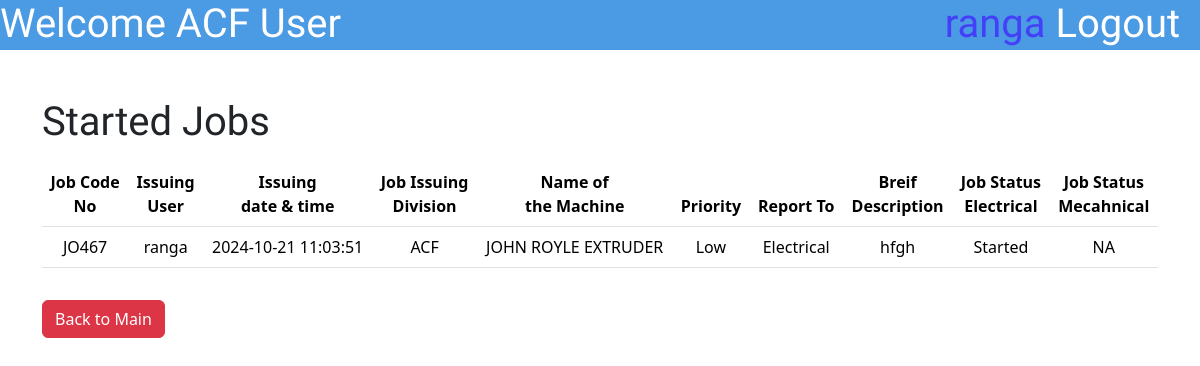
Page /PUser/StartedJobsPuser.php (signed in) on the earlier database version.
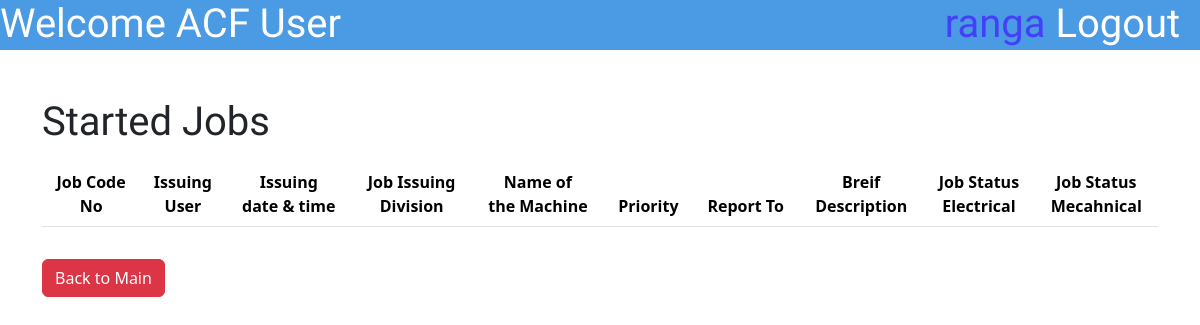
Same page on the later database version.
### tables this page shows
CREATE TABLE `jobdatasheet` (
  `id` int(10) NOT NULL,
  `JobCodeNo` varchar(100) NOT NULL,
  `JobPostingDateTime` varchar(50) NOT NULL,
  `JobPostingDev` enum('ACF','CCF','DR','Flexible','Aluminium Rodmill','Ceylon Copper','Drum Yard','Carpentry','Bail Room') NOT NULL,
  `MachineName` varchar(255) NOT NULL,
  `Priority` enum('High','Low','Critical','') NOT NULL,
  `ReportTo` enum('Electrical','Mechanical','Both','') NOT NULL,
  `BDescription` varchar(500) NOT NULL,
  `Username` varchar(50) NOT NULL,
  `JobStatusE` enum('Pending','Started','Finished','Approved','NA') NOT NULL,
  `JobStatusM` enum('Pending','Started','Finished','Approved','NA') NOT NULL,
  `ManPowerInvolved` varchar(1000) DEFAULT NULL,
  `Approval` enum('Pending Approval','Not Approved','Approved','') NOT NULL,
  `FinishedCommentE` varchar(255) DEFAULT NULL,
  `FinishedCommentM` varchar(500) DEFAULT NULL,
  `TransferCommentE` varchar(500) DEFAULT NULL,
  `TransferCommentM` varchar(500) DEFAULT NULL,
  `ApproveComment` varchar(1000) DEFAULT NULL,
  `DisapproveComment` varchar(1000) DEFAULT NULL,
  `DownTime` varchar(500) DEFAULT NULL,
  `TryCount` int(10) DEFAULT NULL
);

### PUser/StartedJobsPuser.php (the view, shortened to what this page needs)
<?php
include '../connect.php';
?>
<!DOCTYPE html>
<html lang="en">
<head>
    <link href="https://cdn.jsdelivr.net/npm/bootstrap@5.3.3/dist/css/bootstrap.min.css" rel="stylesheet"
>
    <link rel="stylesheet" href="\MaintananceJobCard\styles\SubmitJobstyle.css">
</head>
<body>
    <div class="topbar">
        <h1 class="topbar-text">Welcome <?php echo $_SESSION['workplace']?> User</h1>
        <a href="\MaintananceJobCard\logout.php">
            <h1 class="topbar-logout">Logout &nbsp</h1>
        </a>
        <h1 class="topbar-username"><?php echo $_SESSION['username'] ?>&nbsp</h1>
    </div>
    <div class="container mt-5 ">
        <div class="mt-5">
            <h1>Started Jobs</h1>
            <table class="table table-hover mt-3">
                <thead>
                    <tr>
                        <th scope="col">Job Code <br>No</th>
                        <th scope="col">Issuing<br>User</th>
                        <th scope="col">Issuing <br>date & time</th>
                        <th scope="col">Job Issuing<br> Division</th>
                        <th scope="col">Name of<br> the Machine</th>
                        <th scope="col">Priority</th>
                        <th scope="col">Report To</th>
                        <th scope="col">Breif <br>Description</th>
                        <th scope="col">Job Status<br>Electrical</th>
                        <th scope="col">Job Status<br>Mecahnical</th>
                    </tr>
                </thead>
                <tbody>
                    <?php
                    $workplace=$_SESSION['workplace'];
                    $sql = "Select * from `jobdatasheet` where  (JobStatusE='Started' or JobStatusM='Started') and JobPostingDev='$workplace'";
                    $result = mysqli_query($con, $sql);
                    while ($row = mysqli_fetch_assoc($result)) {
                        $id = $row['id'];
                        $JobCodeNo = $row['JobCodeNo'];
                        $username = $row['Username'];
                        $JobIssuingDateTime = $row['JobPostingDateTime'];
                        $JobIssuingDivision = $row['JobPostingDev'];
                        $MachineName = $row['MachineName'];
                        $priority = $row['Priority'];
                        $ReportTo = $row['ReportTo'];
                        $BriefDescription = $row['BDescription'];
                        $JobStatusM=$row['JobStatusE'];
                        $JobStatusE=$row['JobStatusM'];
                        echo
                            "
     <tr class='clickable-row' data-href='\MaintananceJobCard\PUser\ViewJobPUserStarted.php?updateid=$id'>
        <td>$JobCodeNo</td>
        <td>$username</td>
        <td>$JobIssuingDateTime</td>
        <td>$JobIssuingDivision</td>
        <td>$MachineName</td>
        <td>$priority</td>
        <td>$ReportTo</td>
        <td style='white-space: nowrap; text-overflow:ellipsis; overflow: hidden; max-width:1px;'>$BriefDescription</td>
        <td>$JobStatusM</td>
        <td>$JobStatusE</td>
      </tr>
      ";
                    }
                    ?>
                </tbody>
            </table>
            <button type="back" class="btn btn-danger mt-3" name="back"><a
                    href="\MaintananceJobCard\PUser\indexPUser.php" style="text-decoration:none;color:white">Back to
                    Main</a></button>
        </div>
    </div>
</body>

Differences in the rows shown:
removed jobdatasheet: JobCodeNo "JO467", Username "ranga", JobPostingDateTime "2024-10-21 11:03:51", JobPostingDev "ACF", MachineName "JOHN ROYLE EXTRUDER", Priority "Low", ReportTo "Electrical", BDescription "hfgh", JobStatusE "Started", JobStatusM "NA"
